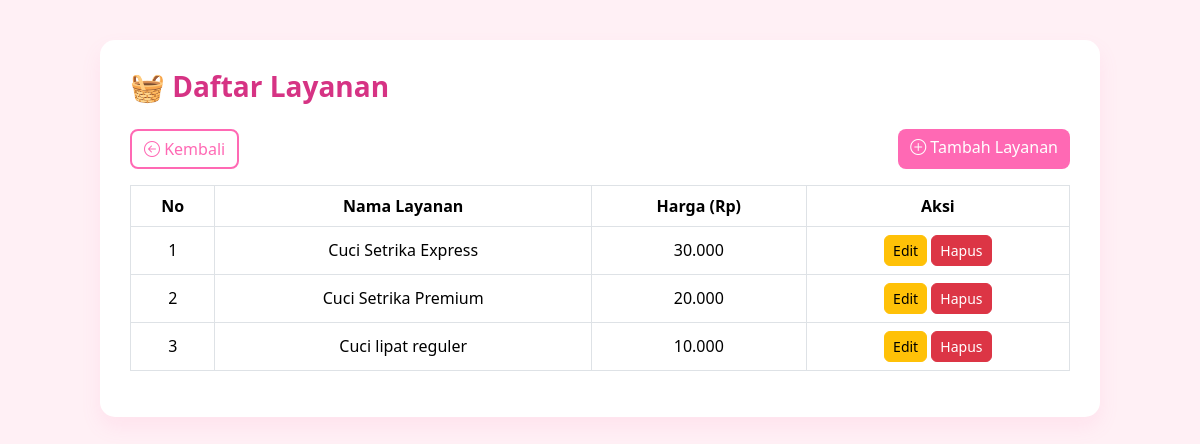
Page /admin/layanan.php (signed in) on the committed database.
### tables this page shows
CREATE TABLE `layanan` (
  `id` int(11) NOT NULL,
  `nama_layanan` varchar(100) NOT NULL,
  `harga` decimal(10,2) DEFAULT NULL,
  `kategori_id` int(11) DEFAULT NULL,
  `nama` varchar(100) NOT NULL
);

### admin/layanan.php (the view, shortened to what this page needs)
<?php
include '../includes/db.php';
$result = mysqli_query($conn, "SELECT * FROM layanan ORDER BY id ASC");
?>
<!DOCTYPE html>
<html>
<head>
  <link href="https://cdn.jsdelivr.net/npm/bootstrap@5.3.3/dist/css/bootstrap.min.css" rel="stylesheet">
  <link href="https://cdn.jsdelivr.net/npm/bootstrap-icons@1.10.5/font/bootstrap-icons.css" rel="stylesheet">
</head>
<body>
<div class="container">
  <h3>🧺 Daftar Layanan</h3>
  <div class="mb-3 mt-3 d-flex justify-content-between">
    <a href="dashboard.php" class="btn btn-outline-pink">
      <i class="bi bi-arrow-left-circle"></i> Kembali
    </a>
    <a href="layanan_add.php" class="btn btn-pink">
      <i class="bi bi-plus-circle"></i> Tambah Layanan
    </a>
  </div>
  <table class="table table-bordered align-middle text-center">
    <thead>
      <tr>
        <th>No</th>
        <th>Nama Layanan</th>
        <th>Harga (Rp)</th>
        <th>Aksi</th>
      </tr>
    </thead>
    <tbody>
      <?php
        $no = 1;
        while ($row = mysqli_fetch_assoc($result)) :
      ?>
      <tr>
        <td><?= $no++; ?></td>
        <td><?= htmlspecialchars($row['nama_layanan']); ?></td>
        <td><?= number_format($row['harga'], 0, ',', '.'); ?></td>
        <td>
          <a href="layanan_edit.php?id=<?= $row['id']; ?>" class="btn btn-warning btn-sm">Edit</a>
          <a href="layanan_delete.php?id=<?= $row['id']; ?>" class="btn btn-danger btn-sm" onclick="return confirm('Yakin ingin menghapus layanan ini?')">Hapus</a>
        </td>
      </tr>
      <?php endwhile; ?>
    </tbody>
  </table>
</div>
</body>
</html>

### admin/layanan.php (style rules this page uses)
body { background-color: #fff0f5; font-family: 'Segoe UI', sans-serif; }
.container { max-width: 1000px; margin: 40px auto; background-color: white; padding: 30px; border-radius: 15px; box-shadow: 0px 10px 20px rgba(255, 105, 180, 0.1); }
h3 { color: #d63384; font-weight: bold; margin-bottom: 25px; }
.btn-pink { background-color: #ff69b4; color: white; border-radius: 8px; border: none; }
.btn-outline-pink { border: 2px solid #ff69b4; color: #ff69b4; border-radius: 8px; background-color: white; }
.table thead { background-color: #ffcfe2; color: #d63384; }
.btn-warning, .btn-danger { border-radius: 6px; }

### rows in the picture
layanan: nama_layanan "Cuci Setrika Express", harga "30.000"
layanan: nama_layanan "Cuci Setrika Premium", harga "20.000"
layanan: nama_layanan "Cuci lipat reguler", harga "10.000"
